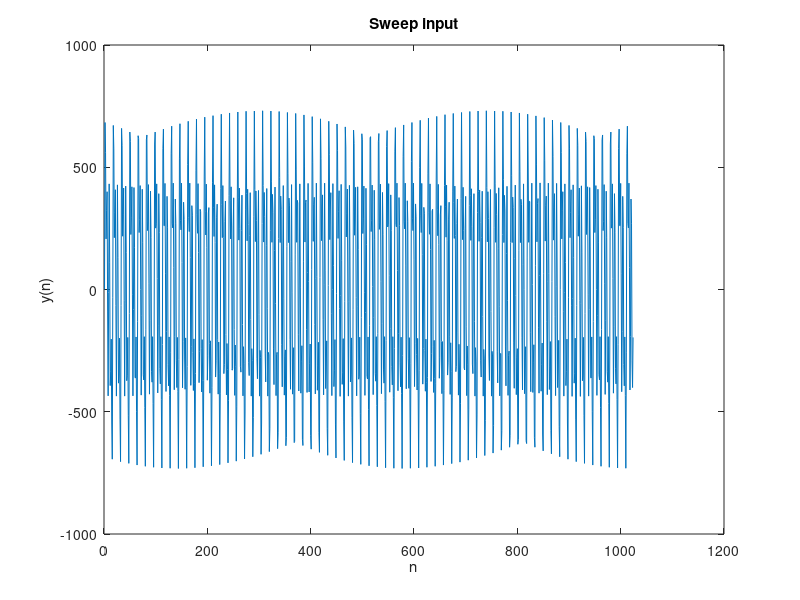
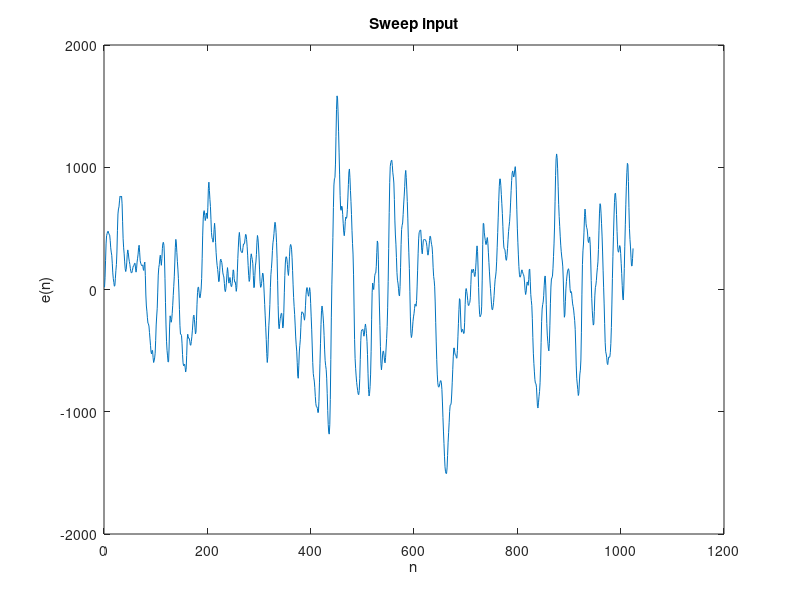
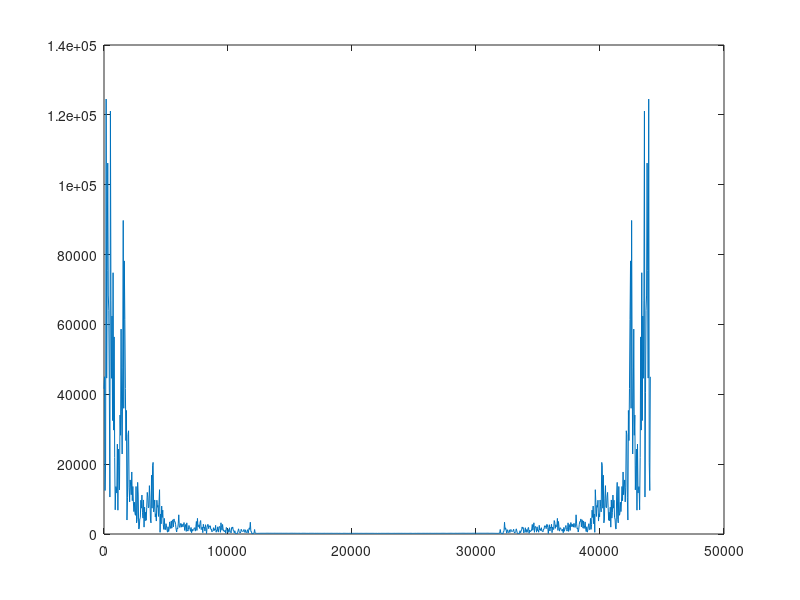
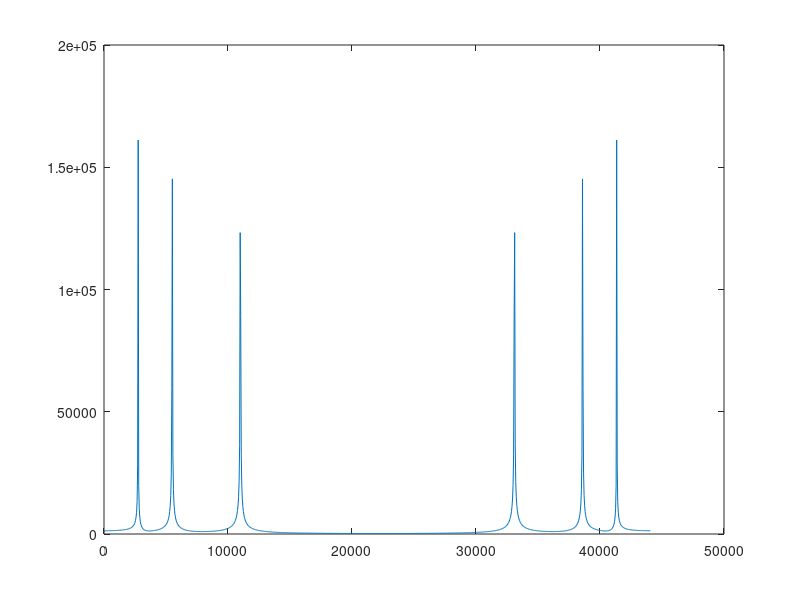

Write the MATLAB code that produced these figures, in order.
close all;
load('output_signal_1.txt')
load('YError_signal_1.txt')

Fs = 44100;

figure
len = size(YError_signal_1,1);
plot(YError_signal_1(1:len))
title('Sweep input');
xlabel('n');
ylabel('y(n)');

figure
len = size(output_signal_1,1);
plot(output_signal_1(1:len))
title('Sweep input');
xlabel('n');
ylabel('e(n)');

t2 = 0:length(output_signal_1)-1;
N = length(output_signal_1);

freqHz1 = (0:1:length(abs(fft(output_signal_1)))-1)*Fs/N
freqHz2 = (0:1:length(abs(fft(YError_signal_1)))-1)*Fs/N

figure
plot(freqHz1,abs(fft(output_signal_1)))

figure
plot(freqHz2,abs(fft(YError_signal_1)))

soundsc(output_signal_1,44100)


figure
subplot(221),plot(output_signal_1(1:len)),title('Output tid'),
subplot(222),plot(YError_signal_1(1:len)),title('y(n) param tid'),
subplot(223),plot(freqHz1,abs(fft(output_signal_1))),title('Output frek'),
subplot(224),plot(freqHz2,abs(fft(YError_signal_1))),title('y(n) param frek');



% subplot(2,1,2);
% plot(y_signal)
% title('Filtered output');
% xlabel('n');
% ylabel('y(n)');
% 
% load('fft_mag.txt')
% 
% figure,
% subplot(2,1,1);
% fftLen = 1024;
% fftLen2 = fftLen/2; 
% fftMag = abs(fft(x_signal))/fftLen2;
% plot(fftMag(1:fftLen2));
% title('FFT MATLAB Sweep');
% xlabel('m');
% ylabel('|Y(m)|');
% 
% subplot(2,1,2);
% plot(fft_mag(1:fftLen2));
% title('FFT CrossCore Sweep');
% xlabel('m');
% ylabel('|Y(m)|');
